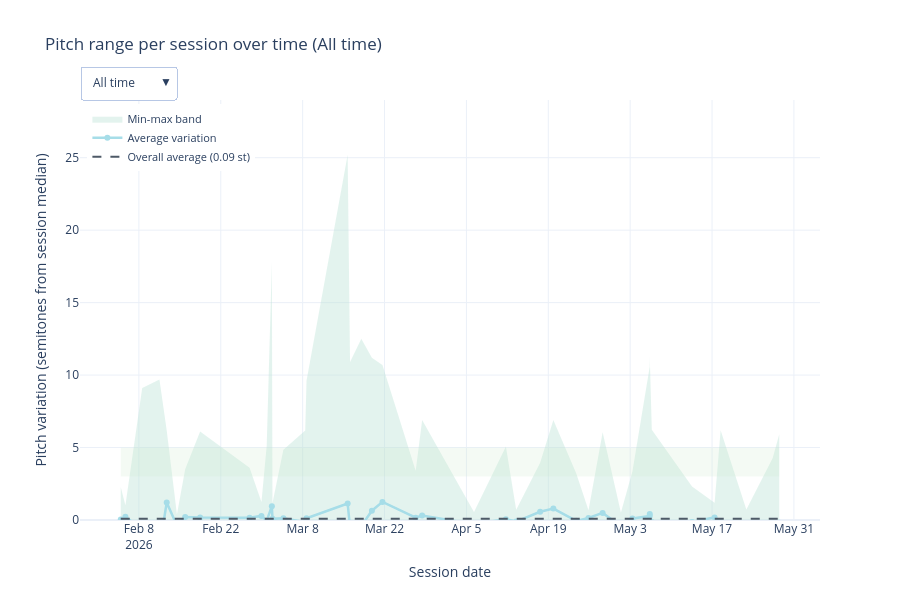

Notebook cell for this chart:
### Code cell
# Plot 3: Interactive pitch range per session over time with time frame selector.
import plotly.graph_objects as go
from dateutil.relativedelta import relativedelta
from datetime import timedelta

if not records:
    print('No recordings available to plot.')
else:
    pitch_records = [record for record in records if np.isfinite(record['pitch_avg_variation'])]
    if not pitch_records:
        print('No voiced pitch values available to plot.')
    else:
        # Use TODAY as reference for all time frame calculations
        today_datetime = datetime.combine(TODAY, datetime.min.time())
        
        # Calculate Monday and Sunday of this week
        monday_this_week = today_datetime - timedelta(days=today_datetime.weekday())
        sunday_this_week = monday_this_week + timedelta(days=6)
        
        # Calculate Monday and Sunday of last week
        monday_last_week = monday_this_week - timedelta(days=7)
        sunday_last_week = monday_last_week + timedelta(days=6)
        
        # Define time frame filters with start and end dates
        time_frames = {
            'This week': ('week', monday_this_week, sunday_this_week),
            'Last week': ('week', monday_last_week, sunday_last_week),
            'Month': ('month', today_datetime.replace(day=1), today_datetime),
            '6 months': ('period', today_datetime - relativedelta(months=6), today_datetime),
            'Year': ('period', today_datetime.replace(month=1, day=1), today_datetime),
            'All time': ('all', None, None),
        }
        
        def get_filtered_pitch_data(frame_type, start_date, end_date):
            """Filter records based on date range"""
            if frame_type == 'all':
                return pitch_records
            if start_date is None:
                return pitch_records
            return [r for r in pitch_records if start_date <= r['recording_dt'] <= end_date]
        
        # Build data for each time frame
        frame_data = {}
        target_low, target_high = 3.0, 5.0
        
        for frame_name, (frame_type, start_date, end_date) in time_frames.items():
            filtered_records = get_filtered_pitch_data(frame_type, start_date, end_date)
            
            if not filtered_records:
                # Store empty state
                frame_data[frame_name] = {
                    'empty': True,
                    'message': f"You have not done any recordings in this chosen timeframe: '{frame_name}'",
                    'upper_limit': target_high + 2.0,
                    'frame_type': frame_type,
                }
            else:
                dates = [r['recording_dt'] for r in filtered_records]
                avg_variation = np.array([r['pitch_avg_variation'] for r in filtered_records], dtype=float)
                min_variation = np.array([r['pitch_min_variation'] for r in filtered_records], dtype=float)
                max_variation = np.array([r['pitch_max_variation'] for r in filtered_records], dtype=float)
                overall_average = float(np.nanmean(avg_variation))
                upper_limit = max(target_high + 2.0, float(np.nanmax(max_variation)) * 1.15 if max_variation.size else target_high + 2.0)
                
                frame_data[frame_name] = {
                    'dates': dates,
                    'avg_variation': avg_variation,
                    'min_variation': min_variation,
                    'max_variation': max_variation,
                    'overall_average': overall_average,
                    'upper_limit': upper_limit,
                    'empty': False,
                    'frame_type': frame_type,
                }
        
        # Create figure with first time frame
        default_frame = 'All time'
        default_data = frame_data[default_frame]
        
        # Choose hover date format based on frame type
        hover_date_fmt = '%b %d, %Y'
        if default_data['frame_type'] == 'week':
            hover_date_fmt = '%a, %b %d'
        
        fig = go.Figure()

        if not default_data['empty']:
            # Target zone
            fig.add_shape(
                type='rect',
                x0=default_data['dates'][0],
                x1=default_data['dates'][-1],
                y0=target_low,
                y1=target_high,
                fillcolor=COLORS['sage'],
                opacity=0.2,
                line_width=0,
                name='Target zone',
            )

            # Min-max band
            fig.add_trace(
                go.Scatter(
                    x=default_data['dates'] + default_data['dates'][::-1],
                    y=list(default_data['max_variation']) + list(default_data['min_variation'][::-1]),
                    fill='toself',
                    fillcolor=COLORS['seafoam'],
                    opacity=0.38,
                    line_color='rgba(0,0,0,0)',
                    hoverinfo='skip',
                    name='Min-max band',
                    showlegend=True,
                )
            )

            # Average variation line
            fig.add_trace(
                go.Scatter(
                    x=default_data['dates'],
                    y=default_data['avg_variation'],
                    name='Average variation',
                    mode='lines+markers',
                    line=dict(color=COLORS['teal'], width=2.5),
                    marker=dict(size=6),
                    hovertemplate='<b>%{x|' + hover_date_fmt + '}</b><br>Avg: %{y:.2f} st<extra></extra>',
                )
            )

            # Overall average line
            fig.add_trace(
                go.Scatter(
                    x=default_data['dates'],
                    y=np.full_like(default_data['avg_variation'], default_data['overall_average']),
                    name=f'Overall average ({default_data["overall_average"]:.2f} st)',
                    mode='lines',
                    line=dict(color=COLORS['ink'], width=2, dash='dash'),
                    hovertemplate='<b>%{x|' + hover_date_fmt + '}</b><br>Overall: ' + f'{default_data["overall_average"]:.2f}' + ' st<extra></extra>',
                )
            )
        else:
            # Add empty annotation
            fig.add_annotation(
                text=default_data['message'],
                xref='paper',
                yref='paper',
                x=0.5,
                y=0.5,
                showarrow=False,
                font=dict(size=16, color='#999999'),
            )
        
        # Create time frame dropdown buttons
        timeframe_buttons = []
        for frame_name, (frame_type, start_date, end_date) in time_frames.items():
            fdata = frame_data[frame_name]
            
            # Determine hover date format for this frame
            if frame_type == 'week':
                hover_fmt = '%a, %b %d'
            else:
                hover_fmt = '%b %d, %Y'
            
            if fdata['empty']:
                # Empty state button
                timeframe_buttons.append(
                    {
                        'label': frame_name,
                        'method': 'update',
                        'args': [
                            {
                                'x': [[], [], []],
                                'y': [[], [], []],
                            },
                            {
                                'title': f'Pitch range per session over time ({frame_name})',
                                'annotations': [{
                                    'text': fdata['message'],
                                    'xref': 'paper',
                                    'yref': 'paper',
                                    'x': 0.5,
                                    'y': 0.5,
                                    'showarrow': False,
                                    'font': dict(size=16, color='#999999'),
                                }],
                                'yaxis.range': [0, fdata['upper_limit']],
                            },
                        ],
                    }
                )
            else:
                # Normal state button
                timeframe_buttons.append(
                    {
                        'label': frame_name,
                        'method': 'update',
                        'args': [
                            {
                                'x': [fdata['dates'] + fdata['dates'][::-1], fdata['dates'], fdata['dates']],
                                'y': [
                                    list(fdata['max_variation']) + list(fdata['min_variation'][::-1]),
                                    fdata['avg_variation'],
                                    np.full_like(fdata['avg_variation'], fdata['overall_average']),
                                ],
                                'hovertemplate': [
                                    'skip',
                                    '<b>%{x|' + hover_fmt + '}</b><br>Avg: %{y:.2f} st<extra></extra>',
                                    '<b>%{x|' + hover_fmt + '}</b><br>Overall: ' + f'{fdata["overall_average"]:.2f}' + ' st<extra></extra>',
                                ],
                            },
                            {
                                'title': f'Pitch range per session over time ({frame_name})',
                                'annotations': [],
                                'yaxis.range': [0, fdata['upper_limit']],
                            },
                        ],
                    }
                )

        fig.update_layout(
            title=f'Pitch range per session over time ({default_frame})',
            xaxis_title='Session date',
            yaxis_title='Pitch variation (semitones from session median)',
            template='plotly_white',
            height=600,
            hovermode='x unified',
            yaxis=dict(range=[0, default_data['upper_limit']]),
            legend=dict(
                orientation='v',
                yanchor='top',
                y=0.99,
                xanchor='left',
                x=0.01,
                font=dict(size=11),
            ),
            margin=dict(b=80, t=100),
            updatemenus=[
                {
                    'buttons': timeframe_buttons,
                    'active': 5,
                    'direction': 'down',
                    'showactive': True,
                    'x': 0.0,
                    'xanchor': 'left',
                    'y': 1.08,
                    'yanchor': 'top',
                    'bgcolor': 'white',
                    'bordercolor': '#B7C7E5',
                    'borderwidth': 1,
                }
            ],
        )

        fig.show()

### Figure 1 — Plotly figure (JSON) as saved in the notebook; plotly's stock layout.template omitted (floating-point values rounded to 4 significant figures; data arrays with more than 128 entries replaced by an {"elided": "..."} marker saying what was removed)
{"data": [{"fill": "toself", "fillcolor": "#B8E2D4", "hoverinfo": "skip", "line": {"color": "rgba(0,0,0,0)"}, "name": "Min-max band", "opacity": 0.38, "showlegend": true, "type": "scatter", "x": ["2026-02-04T21:33:37", "2026-02-05T16:40:22", "2026-02-08T13:32:37", "2026-02-11T12:22:54", "2026-02-12T18:10:40", "2026-02-14T12:09:22", "2026-02-15T21:52:36", "2026-02-18T11:16:54", "2026-02-26T22:17:24", "2026-02-28T22:56:39", "2026-03-01T20:31:04", "2026-03-02T17:41:13", "2026-03-02T20:13:59", "2026-03-04T16:48:26", "2026-03-08T10:29:07", "2026-03-08T15:51:49", "2026-03-15T16:42:13", "2026-03-16T02:34:06", "2026-03-18T00:44:47", "2026-03-19T20:08:54", "2026-03-21T15:30:38", "2026-03-27T07:52:28", "2026-03-28T10:22:06", "2026-04-06T07:13:08", "2026-04-11T18:07:40", "2026-04-13T12:17:18", "2026-04-17T14:34:50", "2026-04-19T20:46:42", "2026-04-23T18:33:22", "2026-04-25T21:01:21", "2026-04-28T07:03:59", "2026-05-01T10:00:54", "2026-05-03T09:14:24", "2026-05-06T08:19:38", "2026-05-06T08:24:56", "2026-05-06T16:51:33", "2026-05-13T14:00:36", "2026-05-17T10:30:51", "2026-05-18T11:13:11", "2026-05-22T20:50:21", "2026-05-27T08:52:51", "2026-05-28T11:47:49", "2026-05-28T11:47:49", "2026-05-27T08:52:51", "2026-05-22T20:50:21", "2026-05-18T11:13:11", "2026-05-17T10:30:51", "2026-05-13T14:00:36", "2026-05-06T16:51:33", "2026-05-06T08:24:56", "2026-05-06T08:19:38", "2026-05-03T09:14:24", "2026-05-01T10:00:54", "2026-04-28T07:03:59", "2026-04-25T21:01:21", "2026-04-23T18:33:22", "2026-04-19T20:46:42", "2026-04-17T14:34:50", "2026-04-13T12:17:18", "2026-04-11T18:07:40", "2026-04-06T07:13:08", "2026-03-28T10:22:06", "2026-03-27T07:52:28", "2026-03-21T15:30:38", "2026-03-19T20:08:54", "2026-03-18T00:44:47", "2026-03-16T02:34:06", "2026-03-15T16:42:13", "2026-03-08T15:51:49", "2026-03-08T10:29:07", "2026-03-04T16:48:26", "2026-03-02T20:13:59", "2026-03-02T17:41:13", "2026-03-01T20:31:04", "2026-02-28T22:56:39", "2026-02-26T22:17:24", "2026-02-18T11:16:54", "2026-02-15T21:52:36", "2026-02-14T12:09:22", "2026-02-12T18:10:40", "2026-02-11T12:22:54", "2026-02-08T13:32:37", "2026-02-05T16:40:22", "2026-02-04T21:33:37"], "y": [2.27, 1.01, 9.1, 9.7, 6.2, 0.39, 3.51, 6.1, 3.61, 1.24, 5.14, 17.8, 1.17, 4.85, 6.17, 9.6, 25.2, 10.9, 12.5, 11.2, 10.7, 3.39, 6.9, 0.56, 5.08, 0.71, 3.95, 6.9, 3.23, 0.67, 6.05, 0.52, 3.34, 10.6, 11.3, 6.22, 2.31, 1.19, 6.19, 0.72, 4.28, 5.91, -6.64, -4.55, -1.3, -6.07, -0.84, -2.6, -7.03, -14, -16.4, -3.43, -1.41, -5.27, -0.49, -3.57, -5.22, -3.13, -0.93, -5.23, -1.18, -4.5, -3.08, -6.2, -15.1, -14.9, -16.1, -2.2, -17, -6.58, -4.8, -1.01, -4.3, -5.72, -0.68, -3.35, -6.13, -3.23, -1.18, -4.74, -16.5, -18.4, -0.6, -2.45]}, {"hovertemplate": "<b>%{x|%b %d, %Y}</b><br>Avg: %{y:.2f} st<extra></extra>", "line": {"color": "#A6DDE8", "width": 2.5}, "marker": {"size": 6}, "mode": "lines+markers", "name": "Average variation", "type": "scatter", "x": ["2026-02-04T21:33:37", "2026-02-05T16:40:22", "2026-02-08T13:32:37", "2026-02-11T12:22:54", "2026-02-12T18:10:40", "2026-02-14T12:09:22", "2026-02-15T21:52:36", "2026-02-18T11:16:54", "2026-02-26T22:17:24", "2026-02-28T22:56:39", "2026-03-01T20:31:04", "2026-03-02T17:41:13", "2026-03-02T20:13:59", "2026-03-04T16:48:26", "2026-03-08T10:29:07", "2026-03-08T15:51:49", "2026-03-15T16:42:13", "2026-03-16T02:34:06", "2026-03-18T00:44:47", "2026-03-19T20:08:54", "2026-03-21T15:30:38", "2026-03-27T07:52:28", "2026-03-28T10:22:06", "2026-04-06T07:13:08", "2026-04-11T18:07:40", "2026-04-13T12:17:18", "2026-04-17T14:34:50", "2026-04-19T20:46:42", "2026-04-23T18:33:22", "2026-04-25T21:01:21", "2026-04-28T07:03:59", "2026-05-01T10:00:54", "2026-05-03T09:14:24", "2026-05-06T08:19:38", "2026-05-06T08:24:56", "2026-05-06T16:51:33", "2026-05-13T14:00:36", "2026-05-17T10:30:51", "2026-05-18T11:13:11", "2026-05-22T20:50:21", "2026-05-27T08:52:51", "2026-05-28T11:47:49"], "y": [0.03, 0.22, -0.65, -1.95, 1.21, -0.39, 0.21, 0.17, 0.15, 0.28, -0.05, 0.95, 0.08, 0.12, -0.15, 0.12, 1.14, -0.52, -0.41, 0.64, 1.25, 0.16, 0.31, -0.29, 0.06, -0.11, 0.57, 0.79, -0.06, 0.14, 0.49, -0.42, 0.11, 0.27, 0.41, -0.14, -0.13, 0.18, -0.15, -0.29, -0.22, -0.19]}, {"hovertemplate": "<b>%{x|%b %d, %Y}</b><br>Overall: 0.09 st<extra></extra>", "line": {"color": "#4E5A67", "dash": "dash", "width": 2}, "mode": "lines", "name": "Overall average (0.09 st)", "type": "scatter", "x": ["2026-02-04T21:33:37", "2026-02-05T16:40:22", "2026-02-08T13:32:37", "2026-02-11T12:22:54", "2026-02-12T18:10:40", "2026-02-14T12:09:22", "2026-02-15T21:52:36", "2026-02-18T11:16:54", "2026-02-26T22:17:24", "2026-02-28T22:56:39", "2026-03-01T20:31:04", "2026-03-02T17:41:13", "2026-03-02T20:13:59", "2026-03-04T16:48:26", "2026-03-08T10:29:07", "2026-03-08T15:51:49", "2026-03-15T16:42:13", "2026-03-16T02:34:06", "2026-03-18T00:44:47", "2026-03-19T20:08:54", "2026-03-21T15:30:38", "2026-03-27T07:52:28", "2026-03-28T10:22:06", "2026-04-06T07:13:08", "2026-04-11T18:07:40", "2026-04-13T12:17:18", "2026-04-17T14:34:50", "2026-04-19T20:46:42", "2026-04-23T18:33:22", "2026-04-25T21:01:21", "2026-04-28T07:03:59", "2026-05-01T10:00:54", "2026-05-03T09:14:24", "2026-05-06T08:19:38", "2026-05-06T08:24:56", "2026-05-06T16:51:33", "2026-05-13T14:00:36", "2026-05-17T10:30:51", "2026-05-18T11:13:11", "2026-05-22T20:50:21", "2026-05-27T08:52:51", "2026-05-28T11:47:49"], "y": [0.09381, 0.09381, 0.09381, 0.09381, 0.09381, 0.09381, 0.09381, 0.09381, 0.09381, 0.09381, 0.09381, 0.09381, 0.09381, 0.09381, 0.09381, 0.09381, 0.09381, 0.09381, 0.09381, 0.09381, 0.09381, 0.09381, 0.09381, 0.09381, 0.09381, 0.09381, 0.09381, 0.09381, 0.09381, 0.09381, 0.09381, 0.09381, 0.09381, 0.09381, 0.09381, 0.09381, 0.09381, 0.09381, 0.09381, 0.09381, 0.09381, 0.09381]}], "layout": {"height": 600, "hovermode": "x unified", "legend": {"font": {"size": 11}, "orientation": "v", "x": 0.01, "xanchor": "left", "y": 0.99, "yanchor": "top"}, "margin": {"b": 80, "t": 100}, "shapes": [{"fillcolor": "#C8E6C9", "line": {"width": 0}, "name": "Target zone", "opacity": 0.2, "type": "rect", "x0": "2026-02-04T21:33:37", "x1": "2026-05-28T11:47:49", "y0": 3, "y1": 5}], "title": {"text": "Pitch range per session over time (All time)"}, "updatemenus": [{"active": 5, "bgcolor": "white", "bordercolor": "#B7C7E5", "borderwidth": 1, "buttons": [{"args": [{"hovertemplate": ["skip", "<b>%{x|%a, %b %d}</b><br>Avg: %{y:.2f} st<extra></extra>", "<b>%{x|%a, %b %d}</b><br>Overall: 0.18 st<extra></extra>"], "x": [["2026-05-06T08:19:38", "2026-05-06T08:24:56", "2026-05-06T16:51:33", "2026-05-06T16:51:33", "2026-05-06T08:24:56", "2026-05-06T08:19:38"], ["2026-05-06T08:19:38", "2026-05-06T08:24:56", "2026-05-06T16:51:33"], ["2026-05-06T08:19:38", "2026-05-06T08:24:56", "2026-05-06T16:51:33"]], "y": [[10.6, 11.3, 6.22, -7.03, -14, -16.4], [0.27, 0.41, -0.14], [0.18, 0.18, 0.18]]}, {"annotations": [], "title": "Pitch range per session over time (This week)", "yaxis.range": [0, 12.99]}], "label": "This week", "method": "update"}, {"args": [{"hovertemplate": ["skip", "<b>%{x|%a, %b %d}</b><br>Avg: %{y:.2f} st<extra></extra>", "<b>%{x|%a, %b %d}</b><br>Overall: 0.04 st<extra></extra>"], "x": [["2026-04-28T07:03:59", "2026-05-01T10:00:54", "2026-05-01T10:00:54", "2026-04-28T07:03:59"], ["2026-04-28T07:03:59", "2026-05-01T10:00:54"], ["2026-04-28T07:03:59", "2026-05-01T10:00:54"]], "y": [[6.05, 0.52, -1.41, -5.27], [0.49, -0.42], [0.035, 0.035]]}, {"annotations": [], "title": "Pitch range per session over time (Last week)", "yaxis.range": [0, 7]}], "label": "Last week", "method": "update"}, {"args": [{"hovertemplate": ["skip", "<b>%{x|%b %d, %Y}</b><br>Avg: %{y:.2f} st<extra></extra>", "<b>%{x|%b %d, %Y}</b><br>Overall: -0.15 st<extra></extra>"], "x": [["2026-05-01T10:00:54", "2026-05-03T09:14:24", "2026-05-03T09:14:24", "2026-05-01T10:00:54"], ["2026-05-01T10:00:54", "2026-05-03T09:14:24"], ["2026-05-01T10:00:54", "2026-05-03T09:14:24"]], "y": [[0.52, 3.34, -3.43, -1.41], [-0.42, 0.11], [-0.155, -0.155]]}, {"annotations": [], "title": "Pitch range per session over time (Month)", "yaxis.range": [0, 7]}], "label": "Month", "method": "update"}, {"args": [{"hovertemplate": ["skip", "<b>%{x|%b %d, %Y}</b><br>Avg: %{y:.2f} st<extra></extra>", "<b>%{x|%b %d, %Y}</b><br>Overall: 0.13 st<extra></extra>"], "x": {"elided": "3 rows, 132 str values in total"}, "y": {"elided": "3 rows, 132 float values in total"}}, {"annotations": [], "title": "Pitch range per session over time (6 months)", "yaxis.range": [0, 28.98]}], "label": "6 months", "method": "update"}, {"args": [{"hovertemplate": ["skip", "<b>%{x|%b %d, %Y}</b><br>Avg: %{y:.2f} st<extra></extra>", "<b>%{x|%b %d, %Y}</b><br>Overall: 0.13 st<extra></extra>"], "x": {"elided": "3 rows, 132 str values in total"}, "y": {"elided": "3 rows, 132 float values in total"}}, {"annotations": [], "title": "Pitch range per session over time (Year)", "yaxis.range": [0, 28.98]}], "label": "Year", "method": "update"}, {"args": [{"hovertemplate": ["skip", "<b>%{x|%b %d, %Y}</b><br>Avg: %{y:.2f} st<extra></extra>", "<b>%{x|%b %d, %Y}</b><br>Overall: 0.09 st<extra></extra>"], "x": {"elided": "3 rows, 168 str values in total"}, "y": {"elided": "3 rows, 168 float values in total"}}, {"annotations": [], "title": "Pitch range per session over time (All time)", "yaxis.range": [0, 28.98]}], "label": "All time", "method": "update"}], "direction": "down", "showactive": true, "x": 0, "xanchor": "left", "y": 1.08, "yanchor": "top"}], "xaxis": {"title": {"text": "Session date"}}, "yaxis": {"range": [0, 28.98], "title": {"text": "Pitch variation (semitones from session median)"}}}}
